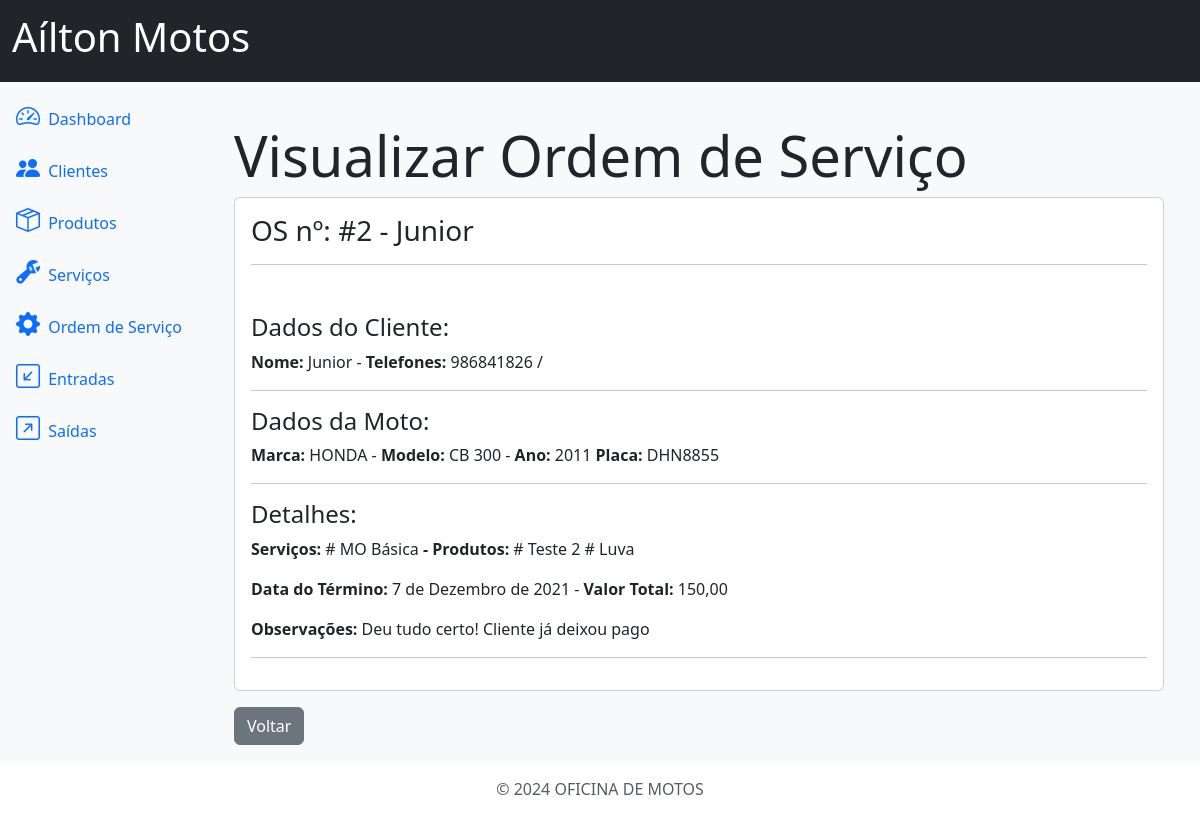
Page /service_orders/2/detail/ on the earlier database version.
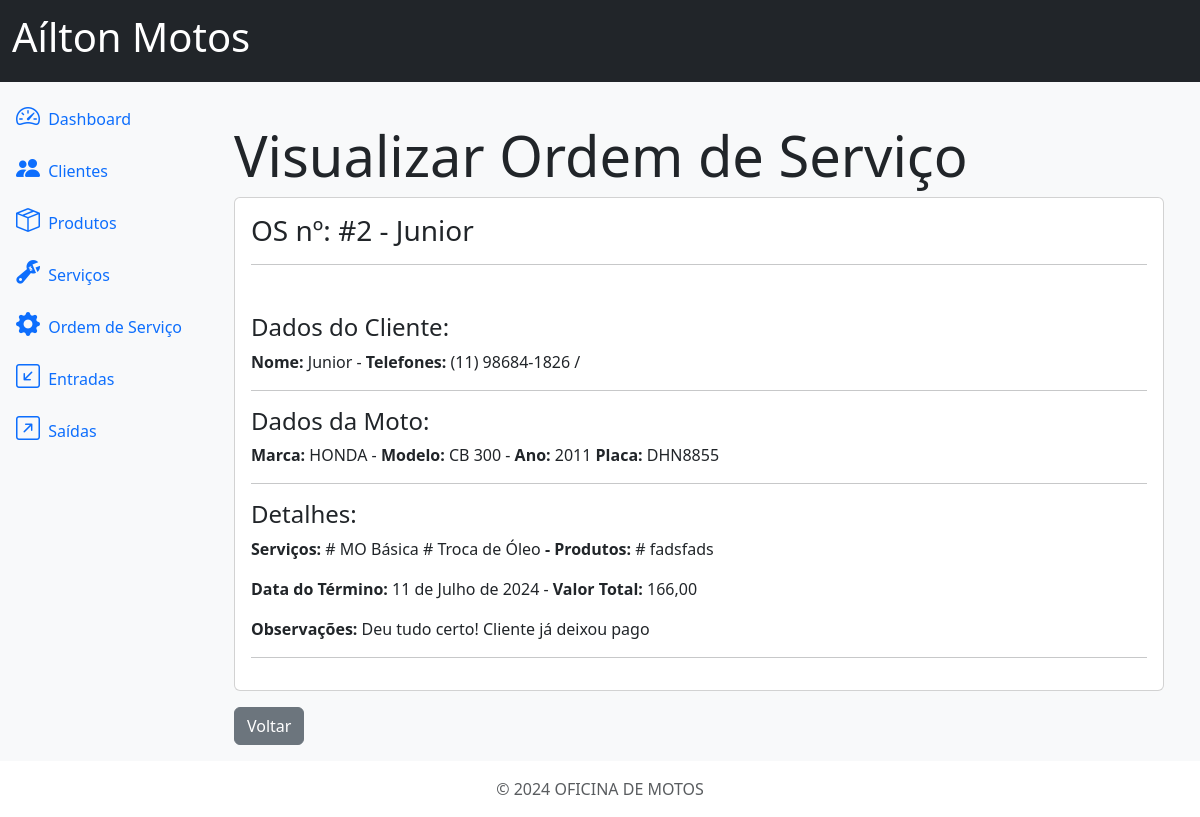
Same page on the later database version.
### service_orders/models.py (models this page shows, shortened)
class ServiceOrder(models.Model):
    STATUS_CHOICES = (
        ('O', 'OPEN'),
        ('F', 'FINISHED'),
        ('C', 'CANCELED')
    )
    id = models.AutoField(primary_key=True)
    client = models.ForeignKey(Client, on_delete=models.PROTECT, verbose_name='Nome')
    phone1 = models.CharField(max_length=15, null=True, verbose_name='Telefone')
    brand = models.ForeignKey(Brand, on_delete=models.PROTECT, related_name='brand', verbose_name='Marca')
    model = models.CharField(max_length=200, verbose_name='Modelo')
    model_year = models.CharField(max_length=4, verbose_name='Ano')
    plate = models.CharField(max_length=10, blank=True, null=True, verbose_name='Placa')
    services = models.ManyToManyField(Service, blank=True, verbose_name='Serviços')
    products = models.ManyToManyField(Product, blank=True, verbose_name='Produtos')
    created_at = models.DateField(auto_now_add=True, verbose_name='Criado em')
    finished_at = models.DateField(blank=True, null=True, verbose_name='Data Finalização')
    total = models.DecimalField(max_digits=10, decimal_places=2, verbose_name='Valor Total')
    status = models.CharField(max_length=1, choices=STATUS_CHOICES, verbose_name='Status')
    comments = models.TextField(blank=True, null=True, verbose_name='Observações')
    class Meta:
        verbose_name = ('Ordem de Serviço')
        verbose_name_plural = ('Ordens de Serviços')

class Brand(models.Model):
    id = models.AutoField(primary_key=True)
    name = models.CharField(max_length=100, verbose_name='Nome')
    class Meta:
        verbose_name = ('Marca')
        verbose_name_plural = ('Marcas')
    def __str__(self):
        return self.name

### services/models.py (models this page shows, shortened)
class Service(models.Model):
    id = models.AutoField(primary_key=True)
    name = models.CharField(max_length=500, verbose_name='Nome')
    price = models.DecimalField(max_digits=20, decimal_places=2, verbose_name='Preço')
    estimated_time = models.IntegerField(default=0, blank=True, null=True, verbose_name='Tempo Estimado (horas)')
    comments = models.TextField(blank=True, null=True, verbose_name='Descrição')
    class Meta:
        verbose_name = ('Serviço')
        verbose_name_plural = ('Serviços')

### products/models.py (models this page shows, shortened)
class Product(models.Model):
    id = models.AutoField(primary_key=True)
    name = models.CharField(max_length=500, verbose_name='Nome')
    description = models.TextField(blank=True, null=True, verbose_name='Descrição')
    price = models.DecimalField(max_digits=20, decimal_places=2, verbose_name='Preço')
    quantity = models.IntegerField(default=0, verbose_name='Quantidade')
    comments = models.TextField(blank=True, null=True, verbose_name='Observações')
    class Meta:
        verbose_name = ('Produto')
        verbose_name_plural = ('Produtos')

### customers/models.py (models this page shows)
class Client(models.Model):
    id = models.AutoField(primary_key=True)
    name = models.CharField(max_length=500, verbose_name='Nome')
    address = models.CharField(max_length=500, blank=True, null=True, verbose_name='Endereço')
    address_number = models.CharField(max_length=20, blank=True, null=True, verbose_name='Número')
    phone1 = models.CharField(max_length=15, verbose_name='Telefone 1')
    phone2 = models.CharField(max_length=15, blank=True, null=True, verbose_name='Telefone 2')
    comments = models.TextField(blank=True, null=True, verbose_name='Observações')
    class Meta:
        verbose_name = ('Cliente')
        verbose_name_plural = ('Clientes')
    def __str__(self):
        return self.name

### service_orders/views.py (the view)
# urls.py: path('service_orders/<int:pk>/detail/', ServiceOrderDetailView.as_view(), name='service_orders_detail'),
class ServiceOrderDetailView(DetailView):
    model = ServiceOrder
    template_name = 'service_orders_detail.html'

### service_orders/templates/service_orders_detail.html
{% extends 'base.html' %}
{% block content %}
<div class="container mt-4">
    <h3 class="display-4">Visualizar Ordem de Serviço</h3>
    <div class="card">
        <div class="card-body">
            <h3 class="card-title">OS nº: #{{ object.id }}  -  {{ object.client }}</h3>
            <hr>
        </div>
        <div class="card-body">
            <h4>Dados do Cliente:</h4>
            <p><strong>Nome: </strong>{{ object.client }} - <strong>Telefones: </strong>{{ object.phone1 }}  /  {{ object.phone2 }}</p>
            <hr>
            <h4>Dados da Moto:</h4>
            <p><strong>Marca: </strong>{{ object.brand }}  -  <strong>Modelo: </strong>{{ object.model }}  -  <strong>Ano: </strong>{{ object.model_year }}
                <strong>Placa: </strong>{{ object.plate }}
            </p>
            <hr>
            <h4>Detalhes:</h4>
            <p><strong>Serviços: </strong>
            {% for service in object.services.all %}
                # {{service.name}}
            {% endfor %}
            <strong> - Produtos: </strong>
            {% for product in object.products.all %}
                # {{product.name}}
            {% endfor %}
            </p>
            <p><strong>Data do Término: </strong>{{ object.finished_at }} - <strong>Valor Total: </strong>{{ object.total }}</p>
            <p class="card-text"><strong>Observações: </strong>{{ object.comments }}</p>
            <hr>
        </div>
    </div>
    <a href="{% url 'service_orders' %}" class="btn btn-secondary mt-3">Voltar</a>
</div>
{% endblock %}

Differences in the rows shown:
removed Product: name "Teste 2"
removed Product: name "Luva"
changed ServiceOrder "CB 300": phone1 "986841826" → "(11) 98684-1826"; finished_at "7 de Dezembro de 2021" → "11 de Julho de 2024"; total "150,00" → "166,00"
now on this page (row unchanged): Service: name "Troca de Óleo"
added Product: name "fadsfads"
